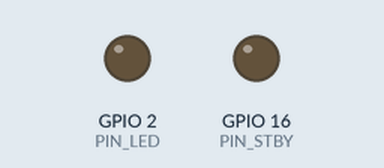
The program below on a simulated ESP32. On the bench: output pins drawn as LEDs (lit = HIGH). Dashed ring = blinking.

Above: at 1.0 s.
At 2.5 s:
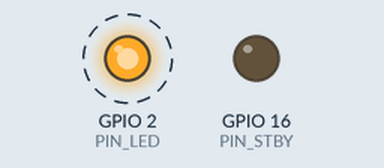
Timing chart, 0 to 4.6 s (numbered marks = the images above):
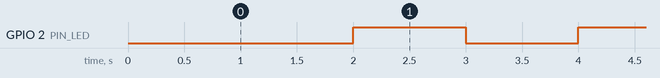

Measured:
- by itself, GPIO 2 (PIN_LED): alternates HIGH for 1.0 s and LOW for 1.0 s

The program:

main.cpp
```cpp
#include <Arduino.h>
#include <ESP32TimerInterrupt.h>  // Instalar la biblioteca ESP32TimerInterrupt en Code
#include <macros.h>

#define TIEMPO_MICROSEG    (1000*1000)

ESP32Timer ITimer0(0);

bool IRAM_ATTR funcion_timer(void * timerNo) {
  static bool estado = false;
  digitalWrite(PIN_LED, estado);
  estado = !estado;
  return true;
}

void setup() {
  Serial.begin(115200);
  pinMode(PIN_STBY,OUTPUT); digitalWrite(PIN_STBY,LOW);
  pinMode(PIN_LED, OUTPUT);
  if (ITimer0.attachInterruptInterval(TIEMPO_MICROSEG, funcion_timer) == false)
    Serial.println("Falla en ITimer0, seleccione otra frecuencia o timer");
}
void loop() {}
```

macros.h
```cpp
#define CONV_BAT (3.6/1100.0)  // Factor para convertir lectura 12 bits (0-4095) a volts

#define PIN_LED    2
#define PIN_BOTON 12

// *** Conexiones del DOIT ESP32 DEVKITV1 al driver TB6612 ***
//   PIN DRV   --->  PIN ESP32
#define PIN_PWMA 18  //
#define PIN_AIN2  5  //
#define PIN_AIN1 17  // Marcado como TX2
#define PIN_STBY 16  // Marcado como RX2
#define PIN_BIN1  4  //
#define PIN_BIN2  2  //
#define PIN_PWMB 15  //

// *** Lado derecho del driver TB6612 ***
//      VM          Fuente potencia de 5v+
//      VCC         Marcado como 3V3 (3.3v) en el ESP32
//      A01         Hacia el motor izq M2
//      A02         Hacia el motor izq M1
//      B02         Hacia el motor der M2
//      B01         Hacia el motor der M1
//      GND         Hacia el pin GND en el ESP32

// Parametros de la generacion de pulsos PWM para controlar los dos motores
#define PWM_CANAL_A    0
#define PWM_CANAL_B    1
#define PWM_FRECUENCIA 20000
#define PWM_RESOLUCION 8
```
